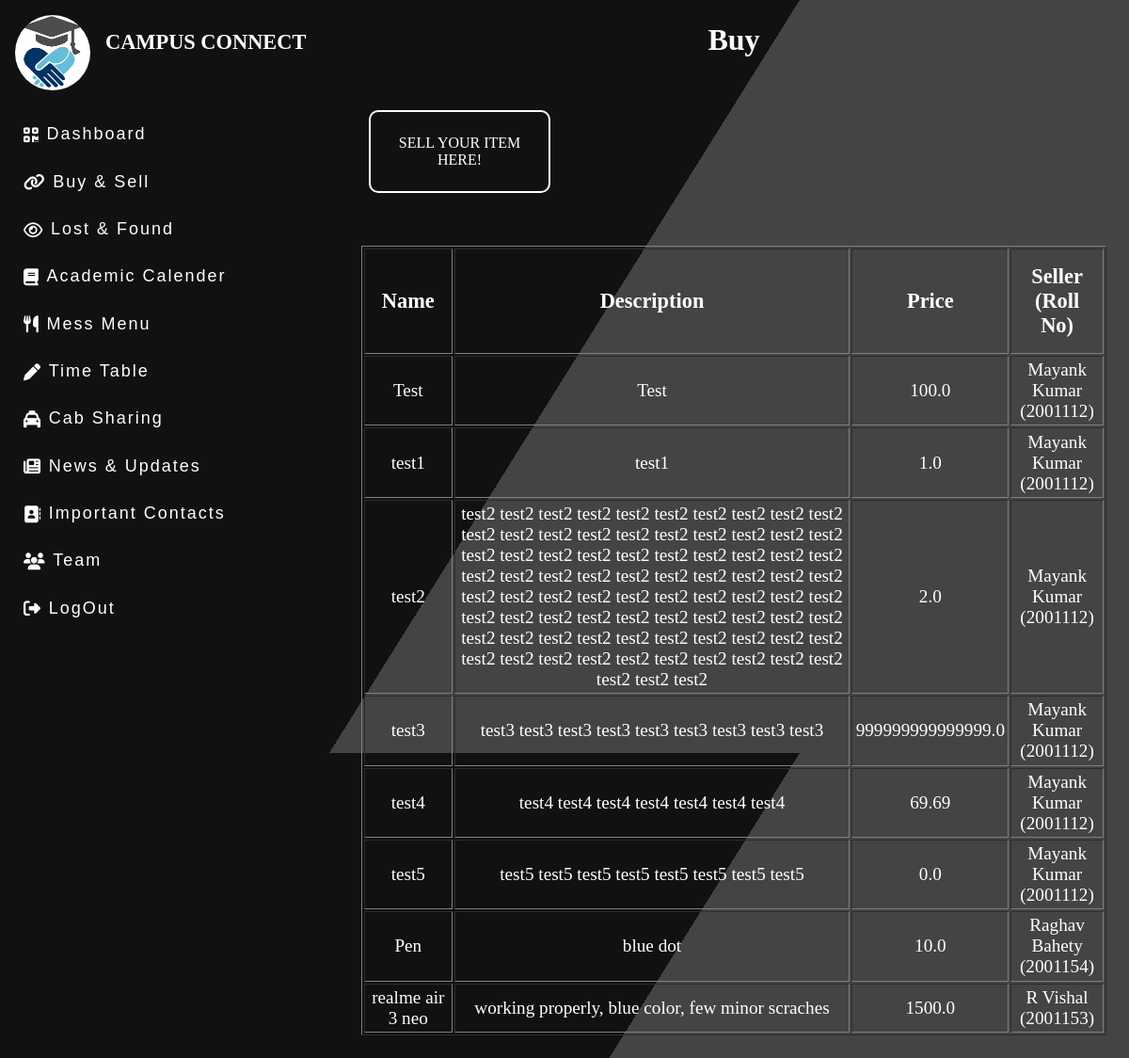
The page /buy (signed in) on the database its author committed.
### CampusConnectApp/models.py (models this page shows)
class Sell(models.Model):
    id = models.AutoField(primary_key=True)
    name = models.CharField(max_length=100)
    description = models.TextField(max_length=500)
    roll = models.ForeignKey(Users, on_delete=models.CASCADE)
    price = models.FloatField()
    sold = models.BooleanField(default=False)

class Users(models.Model):
    email = models.EmailField()
    name = models.CharField(max_length=100)
    roll = models.CharField(max_length=20, primary_key=True)
    contact = models.CharField(max_length=20)
    dept = models.CharField(max_length=10)
    batch = models.IntegerField()
    username = models.CharField(max_length=100)
    password = models.CharField(max_length=100)

### CampusConnectApp/views.py (the view)
# urls.py: path('buy', views.buy, name='buy'),
def buy(request):
    getdata = Sell.objects.all()
    template = loader.get_template('buy.html')
    context = {
        'data': getdata
    }
    return HttpResponse(template.render(context, request))

### templates/buy.html
{%extends "dashboard.html" %} {% load static %} {%block start%} {% block css %}
<link rel="stylesheet" href="{% static 'importantContacts/style.css' %}" />
{% endblock %}
<div class="container2">
  <h1 class="main_heading">Buy</h1>
  <a class="button sell_button" href="/sell">Sell your item here!</a>
  <table class="table" border="1">
    <tr>
      <th class="table_heading">Name</th>
      <th class="table_heading">Description</th>
      <th class="table_heading">Price</th>
      <th class="table_heading">Seller (Roll No)</th>
    </tr>
    {% for x in data %} {% if not x.sold %}
    <tr>
      <td class="table_data">{{ x.name }}</td>
      <td class="table_data">{{ x.description }}</td>
      <td class="table_data">{{ x.price }}</td>
      <td class="table_data">{{ x.roll.name }} ({{ x.roll.roll }})</td>
    </tr>
    {%endif%} {% endfor %}
  </table>
</div>
{%endblock%}

### CampusConnectApp/static/dashboard/style.css (style rules this page uses)
* { font-family: 'Baloo Paaji 2', cursive; margin: 0; padding: 0; box-sizing: border-box; list-style: none; text-decoration: none; }
body { color: white; }
body { height: 100vh; background: linear-gradient(122deg, #111 50%,#111 0%,#444, #444 0); color: white; }
.button { display: inline-block; text-decoration: none; cursor: pointer; box-sizing: border-box; padding: 1.5rem; margin: 2rem; font-size: 1rem; text-align: center; text-transform: uppercase; color: white; background-color: transparent; border-radius: 10px; border: 2px solid white; }
.main_heading { padding: .5rem ; font-size: 2rem; text-align: center; margin: 1rem; color: white; }

### CampusConnectApp/static/importantContacts/style.css (style rules this page uses)
body { color: white; }
.container2 { display: flex; flex-direction: column; text-align: center; justify-content: center; }
.sell_button { width: 23%; }
.table { margin: 1.5rem; }
.table .table_heading { padding: 1rem; font-size: 1.4rem; }
.table .table_data { padding: .2rem; font-size: 1.2rem; }

### rows shown on the page
Sell: name "Test", description "Test", price "100.0", roll.name "Mayank Kumar", roll.roll "2001112"
Sell: name "test1", description "test1", price "1.0", roll.name "Mayank Kumar", roll.roll "2001112"
Sell: name "test2", description "test2 test2 test2 test2 test2 test2 test2 test2 test2 test2 test2 test2 test2 test2 test2 test2 test2 test2 test2 test2 test2 test2 test2 test2 test2 test2 test2 test2 test2 test2 test2 test2 test2 test2 test2 test2 test2 test2 test2 test2 test2 test2 test2 test2 test2 test2 test2 test2 test2 test2 test2 test2 test2 test2 test2 test2 test2 test2 test2 test2 test2 test2 test2 test2 test2 test2 test2 test2 test2 test2 test2 test2 test2 test2 test2 test2 test2 test2 test2 test2 test2 test2 test2", price "2.0", roll.name "Mayank Kumar", roll.roll "2001112"
Sell: name "test3", description "test3 test3 test3 test3 test3 test3 test3 test3 test3", price "999999999999999.0", roll.name "Mayank Kumar", roll.roll "2001112"
Sell: name "test4", description "test4 test4 test4 test4 test4 test4 test4", price "69.69", roll.name "Mayank Kumar", roll.roll "2001112"
Sell: name "test5", description "test5 test5 test5 test5 test5 test5 test5 test5", price "0.0", roll.name "Mayank Kumar", roll.roll "2001112"
Sell: name "Pen", description "blue dot", price "10.0", roll.name "Raghav Bahety", roll.roll "2001154"
Sell: name "realme air 3 neo", description "working properly, blue color, few minor scraches", price "1500.0", roll.name "R Vishal", roll.roll "2001153"
